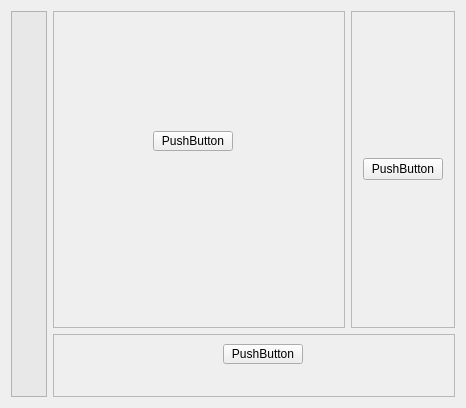
<?xml version="1.0" encoding="UTF-8"?>
<ui version="4.0">
 <class>mainwidget</class>
 <widget class="QWidget" name="mainwidget">
  <property name="geometry">
   <rect>
    <x>0</x>
    <y>0</y>
    <width>466</width>
    <height>408</height>
   </rect>
  </property>
  <property name="sizePolicy">
   <sizepolicy hsizetype="Expanding" vsizetype="Expanding">
    <horstretch>0</horstretch>
    <verstretch>0</verstretch>
   </sizepolicy>
  </property>
  <property name="windowTitle">
   <string>mainwidget</string>
  </property>
  <layout class="QGridLayout" name="gridLayout" rowstretch="5,1" columnstretch="1,8,2">
   <item row="1" column="1" colspan="2">
    <widget class="QFrame" name="file_frame">
     <property name="frameShape">
      <enum>QFrame::StyledPanel</enum>
     </property>
     <property name="frameShadow">
      <enum>QFrame::Raised</enum>
     </property>
     <widget class="QPushButton" name="pushButton_2">
      <property name="geometry">
       <rect>
        <x>170</x>
        <y>10</y>
        <width>80</width>
        <height>20</height>
       </rect>
      </property>
      <property name="text">
       <string>PushButton</string>
      </property>
     </widget>
    </widget>
   </item>
   <item row="0" column="1">
    <widget class="QFrame" name="main_frame">
     <property name="frameShape">
      <enum>QFrame::StyledPanel</enum>
     </property>
     <property name="frameShadow">
      <enum>QFrame::Raised</enum>
     </property>
     <widget class="QPushButton" name="pushButton">
      <property name="geometry">
       <rect>
        <x>100</x>
        <y>120</y>
        <width>80</width>
        <height>20</height>
       </rect>
      </property>
      <property name="text">
       <string>PushButton</string>
      </property>
     </widget>
    </widget>
   </item>
   <item row="0" column="2">
    <widget class="QFrame" name="annotation_frame">
     <property name="frameShape">
      <enum>QFrame::StyledPanel</enum>
     </property>
     <property name="frameShadow">
      <enum>QFrame::Raised</enum>
     </property>
     <layout class="QVBoxLayout" name="verticalLayout_2">
      <item>
       <widget class="QPushButton" name="pushButton_3">
        <property name="text">
         <string>PushButton</string>
        </property>
       </widget>
      </item>
     </layout>
    </widget>
   </item>
   <item row="0" column="0" rowspan="2">
    <widget class="QFrame" name="menu_frame">
     <property name="styleSheet">
      <string notr="true">background-color: rgb(232, 232, 232);
gridline-color: qradialgradient(spread:pad, cx:0.5, cy:0.5, radius:0.5, fx:0.5, fy:0.5, stop:0 rgba(0, 0, 0, 255), stop:0.19397 rgba(0, 0, 0, 255), stop:0.202312 rgba(122, 97, 0, 255), stop:0.495514 rgba(76, 58, 0, 255), stop:0.504819 rgba(255, 255, 255, 255), stop:0.79 rgba(255, 255, 255, 255), stop:1 rgba(255, 158, 158, 255));</string>
     </property>
     <property name="frameShape">
      <enum>QFrame::StyledPanel</enum>
     </property>
     <property name="frameShadow">
      <enum>QFrame::Raised</enum>
     </property>
     <layout class="QVBoxLayout" name="verticalLayout"/>
    </widget>
   </item>
  </layout>
  <zorder>annotation_frame</zorder>
  <zorder>file_frame</zorder>
  <zorder>main_frame</zorder>
  <zorder>menu_frame</zorder>
 </widget>
 <layoutdefault spacing="6" margin="11"/>
 <resources/>
 <connections/>
</ui>
